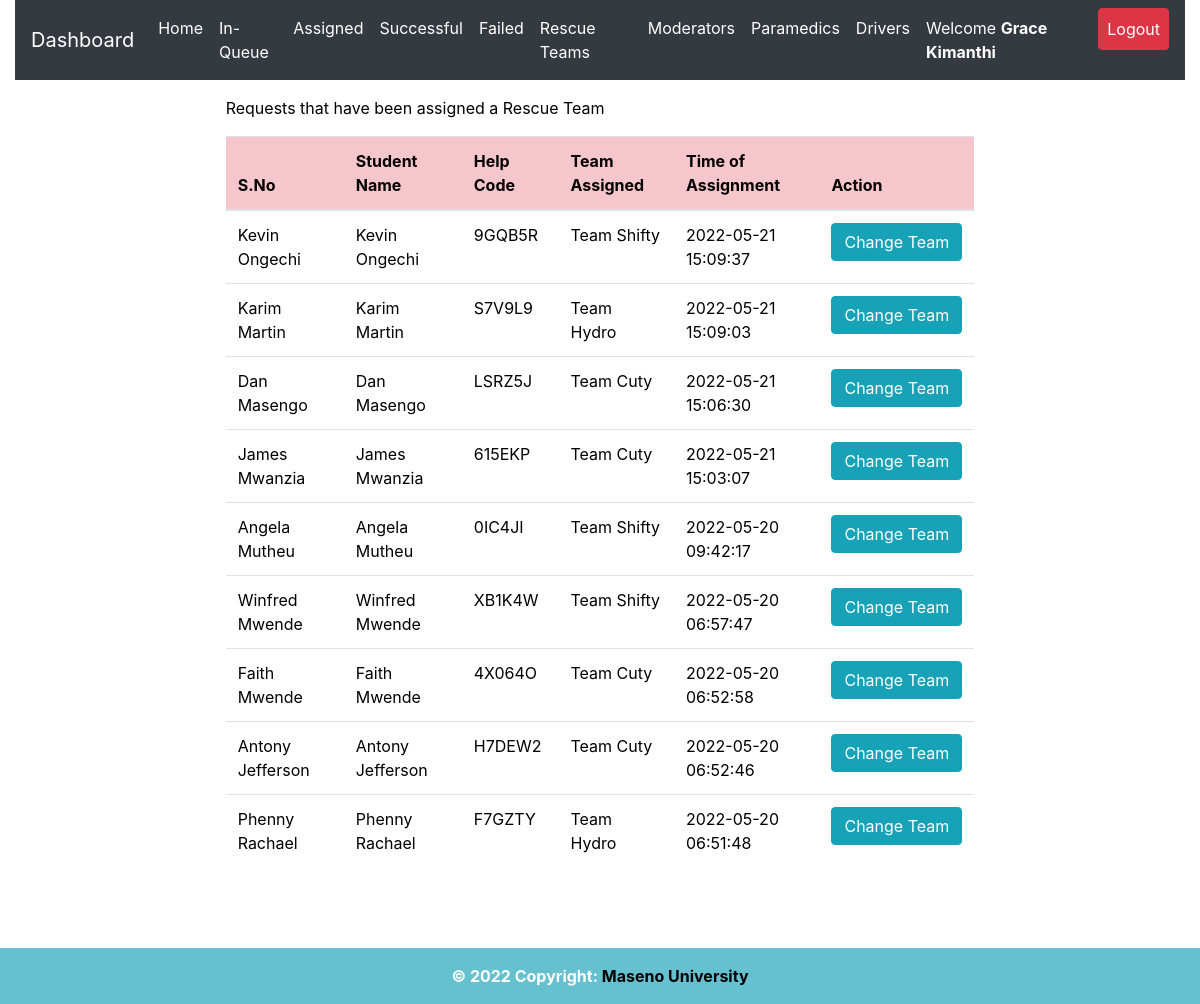
Page /admin/assigned.php (signed in) on the committed database.
### tables this page shows
CREATE TABLE `request_status` (
  `id` int(20) NOT NULL,
  `helpID` varchar(50) NOT NULL,
  `ip_address` varchar(100) NOT NULL,
  `request_latitude` varchar(50) NOT NULL,
  `request_longitude` varchar(50) NOT NULL,
  `status` varchar(50) DEFAULT 'Pending',
  `emergency_type` varchar(50) NOT NULL,
  `emergency_description` varchar(255) DEFAULT 'No Description',
  `admNo` varchar(255) NOT NULL,
  `timestamp` datetime NOT NULL DEFAULT CURRENT_TIMESTAMP
);

CREATE TABLE `student_details` (
  `id` int(20) NOT NULL,
  `regNum` varchar(255) NOT NULL,
  `firstname` varchar(255) NOT NULL,
  `lastname` varchar(255) NOT NULL,
  `emailaddress` varchar(255) NOT NULL,
  `phonenumber` varchar(15) NOT NULL,
  `password` varchar(255) NOT NULL,
  `password_reset_token` varchar(500) DEFAULT NULL,
  `date` datetime NOT NULL DEFAULT CURRENT_TIMESTAMP
);

CREATE TABLE `rescue_team` (
  `id` int(11) NOT NULL,
  `team_id` varchar(50) NOT NULL,
  `team_username` varchar(255) NOT NULL,
  `team_name` varchar(255) NOT NULL,
  `team_phone` int(15) NOT NULL,
  `team_email` varchar(50) NOT NULL,
  `team_password` varchar(255) NOT NULL,
  `password_reset_token` varchar(255) DEFAULT NULL,
  `registration_timestamp` datetime NOT NULL DEFAULT CURRENT_TIMESTAMP
);

CREATE TABLE `rescue_team_tasks` (
  `id` int(10) NOT NULL,
  `task_help_code` varchar(50) NOT NULL,
  `rescue_team_id` varchar(50) NOT NULL,
  `assigning_admin_id` varchar(50) NOT NULL,
  `team_status` varchar(255) NOT NULL DEFAULT 'Unassigned',
  `assignment_time` timestamp NOT NULL DEFAULT CURRENT_TIMESTAMP ON UPDATE CURRENT_TIMESTAMP
);

### admin/assigned.php (the view, shortened to what this page needs)
<?php
include 'server.php';
$admin_identity = $_SESSION['admin_id'];
?>
<!DOCTYPE html>
<html lang="en">
<head>
<?php include './includes/header.php'; ?>
</head>
  <body>
    <?php include './includes/navbar.php'; ?>
  <div class="row m-3">
   <div class="col-md-2"></div>
  <div class="col-md-8">
    <div class="table-responsive-lg">
        <table class="table" style='color:black'>
            <thead>
              <p style='color:black; font-weight:normal'>
              Requests that have been assigned a Rescue Team
      </p>
                <tr >
                  <th scope="col" class="table-danger">S.No</th>
                  <th scope="col" class="table-danger">Student Name</th>
                  <th scope="col" class="table-danger">Help Code</th>
                  <th scope="col" class="table-danger">Team Assigned</th>
                  <th scope="col" class="table-danger">Time of Assignment</th>
                  <th scope="col" class="table-danger">Action</th>
                </tr>
              </thead>
              <tbody>
        <?php
        if($admin_identity){
          $data_fetch_query = "SELECT request_status.id, request_status.helpID,request_status.status,
          request_status.admNo,request_status.timestamp,student_details.regNum,student_details.regNum,
          student_details.firstname,student_details.lastname,student_details.phonenumber, rescue_team_tasks.*
          FROM request_status
          INNER JOIN student_details ON request_status.admNo = student_details.regNum
          INNER JOIN rescue_team_tasks ON request_status.helpID = rescue_team_tasks.task_help_code
          WHERE request_status.status ='Assigned' order by  rescue_team_tasks.assignment_time DESC;";
            $data_result = mysqli_query($db, $data_fetch_query);
            if ($data_result->num_rows > 0){
                while($row = $data_result->fetch_assoc()) {
                $fName=$row["firstname"];
                $lName=$row["lastname"];
                $help_code=$row["helpID"];
                $team_id=$row["rescue_team_id"];
                $request_time=$row["assignment_time"];
                $team_fetch = "SELECT * FROM `rescue_team` WHERE `team_id` = '$team_id' ";
                $rslt = mysqli_query($db,  $team_fetch);
                if ($rslt->num_rows > 0){
                  while($row = $rslt->fetch_assoc()) {
                    $team_name = $row["team_name"];
                  }
                }
            echo "<tr style='font-weight:normal'> <td>" .$fName. " ".$lName. "</td>";
            echo "<td>" .$fName. " ".$lName."</td>";
            echo "<td>" .$help_code."</td>";
            echo "<td>" .$team_name."</td>";
            echo "<td>" .$request_time."</td>";
            echo "<td>
            <form method ='POST' action='server.php'>
            <input hidden type='text' name='help_code_2' value='$help_code'>
            <input type='submit' data-adminidentity= '$admin_identity' data-previous_team='$team_name' data-helpcode ='$help_code' name='reassign-btn' value='Change Team' class='btn btn-info team_change_button'>
            </form>
            </td> </tr>";
            }
            }else{
            echo "<td>"."No Data is available"."</td>";
            }
            } else{
                echo "<td>"."No Data Found"."</td>";
            }
    ?>
              </tbody>
        </table>
      </div>
      </div>
      <div class="col-md-2"></div>
</div>
<div class="container">
  <div class="row">
    <div class="col-md-3"></div>
    <div class="col-md-6">
    </div>
    <div class="col-md-3"></div>
  </div>
</div>
<?php include './includes/footer.php';?>
  </body>
</html>

### admin/includes/header.php (shortened to what this page needs)
<link rel="stylesheet" href="https://cdnjs.cloudflare.com/ajax/libs/font-awesome/6.0.0/css/all.min.css" />
<link rel="stylesheet" href="https://maxcdn.bootstrapcdn.com/bootstrap/4.0.0/css/bootstrap.min.css">
<link rel="stylesheet" href="./static/css/style.css" />
<link rel="stylesheet" type="text/css" href="https://cdn.jsdelivr.net/npm/toastify-js/src/toastify.min.css">

### admin/includes/navbar.php (shortened to what this page needs)
<div class="container-fluid" id="mynav">
  <nav class="navbar navbar-expand-lg navbar-dark bg-dark ">
  <a class="navbar-brand" href="./dashboard.php">Dashboard</a>
  <div class="collapse navbar-collapse" id="navbarSupportedContent">
    <ul class="navbar-nav ml-auto ">
      <?php
     if($_SESSION['admin_id']){ ?>
    <li class="nav-item">
        <a class="nav-link active" href="dashboard.php">Home</a>
      </li>
     <li class="nav-item">
        <a class="nav-link active" href="inqueue.php">In-Queue</a>
      </li>
     <li class="nav-item">
        <a class="nav-link active" href="assigned.php">Assigned</a>
      </li>
      <li class="nav-item">
        <a class="nav-link active" href="successful.php">Successful</a>
      </li>
      <li class="nav-item">
        <a class="nav-link active" href="failed.php">Failed</a>
      </li>
      <li class="nav-item">
        <a class="nav-link active" href="team.php">Rescue Teams</a>
      </li>
      <li class="nav-item">
        <a class="nav-link active" href="moderators.php">Moderators</a>
      </li>
      <li class="nav-item">
        <a class="nav-link active" href="paramedics.php">Paramedics</a>
      </li>
      <li class="nav-item">
        <a class="nav-link active" href="drivers.php">Drivers</a>
      </li>
      <li class="nav-item active">
      <a class="nav-link" href="javascript:void(0)">
      <?php echo "Welcome ". "<strong style='color:white;'>".$_SESSION['admin_firstname']." ".$_SESSION['admin_lastname'];  ?> </a>
      </li>
      <li class="nav-item active">
        <a class="nav-link btn btn-danger" href="logout.php">Logout </a>
      </li>
         <?php
  }
 ?>
    </ul>
  </div>
</nav>
</div>

### admin/includes/footer.php (shortened to what this page needs)
<footer class="page-footer font-small blue mt-5" style="background-color: #65c1cf;">
  <div class="footer-copyright text-center py-3" style="font-weight: bold;">© <span id="year">2050</span> Copyright:
    <a href="https://maseno.ac.ke" style="color: black;"> Maseno University</a>
  </div>
</footer>

### rows in the picture
request_status: admNo.firstname "Kevin", admNo.lastname "Ongechi", helpID "9GQB5R", rescue_team.team_name "Team Shifty", rescue_team_tasks.assignment_time "2022-05-21 15:09:37"
request_status: admNo.firstname "Karim", admNo.lastname "Martin", helpID "S7V9L9", rescue_team.team_name "Team Hydro", rescue_team_tasks.assignment_time "2022-05-21 15:09:03"
request_status: admNo.firstname "Dan", admNo.lastname "Masengo", helpID "LSRZ5J", rescue_team.team_name "Team Cuty", rescue_team_tasks.assignment_time "2022-05-21 15:06:30"
request_status: admNo.firstname "James", admNo.lastname "Mwanzia", helpID "615EKP", rescue_team.team_name "Team Cuty", rescue_team_tasks.assignment_time "2022-05-21 15:03:07"
request_status: admNo.firstname "Angela", admNo.lastname "Mutheu", helpID "0IC4JI", rescue_team.team_name "Team Shifty", rescue_team_tasks.assignment_time "2022-05-20 09:42:17"
request_status: admNo.firstname "Winfred", admNo.lastname "Mwende", helpID "XB1K4W", rescue_team.team_name "Team Shifty", rescue_team_tasks.assignment_time "2022-05-20 06:57:47"
request_status: admNo.firstname "Faith", admNo.lastname "Mwende", helpID "4X064O", rescue_team.team_name "Team Cuty", rescue_team_tasks.assignment_time "2022-05-20 06:52:58"
request_status: admNo.firstname "Antony", admNo.lastname "Jefferson", helpID "H7DEW2", rescue_team.team_name "Team Cuty", rescue_team_tasks.assignment_time "2022-05-20 06:52:46"
request_status: admNo.firstname "Phenny", admNo.lastname "Rachael", helpID "F7GZTY", rescue_team.team_name "Team Hydro", rescue_team_tasks.assignment_time "2022-05-20 06:51:48"

### other values in the picture
$_SESSION['admin_firstname'] "Grace"
$_SESSION['admin_lastname'] "Kimanthi"
